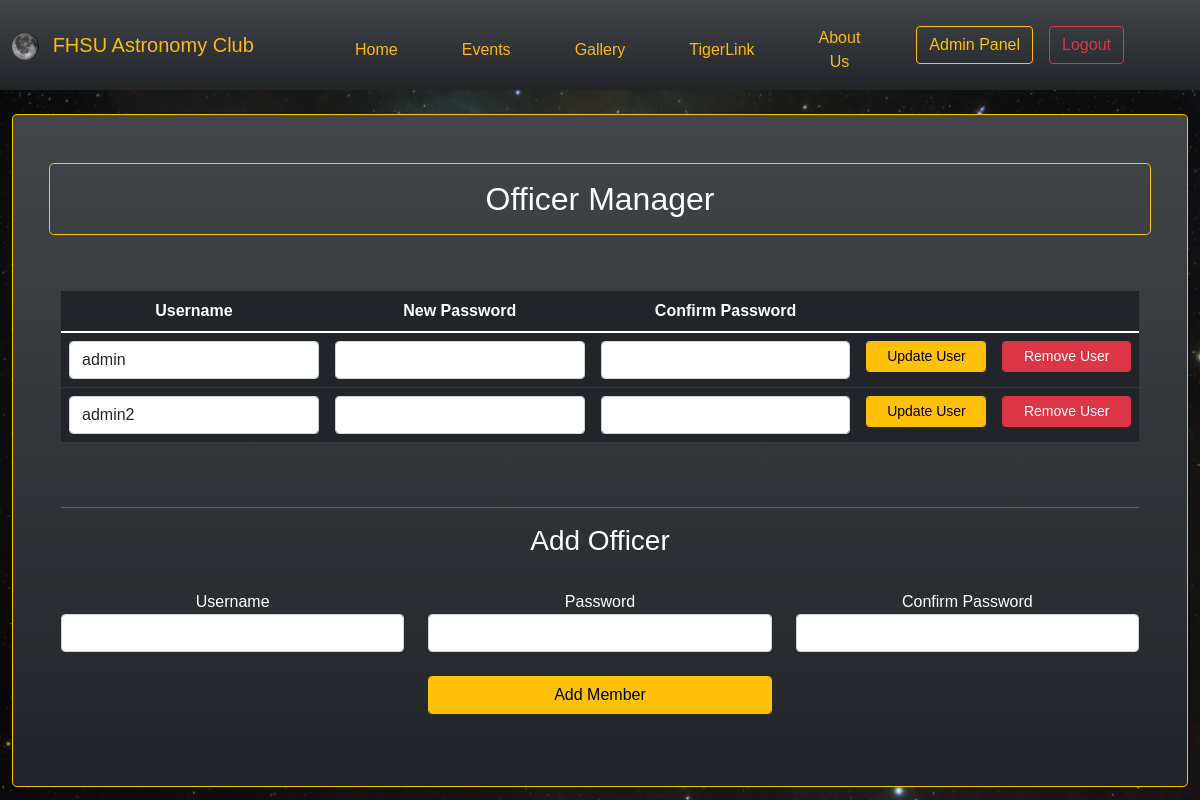
Page /officer_manager (signed in) on the earlier database version.
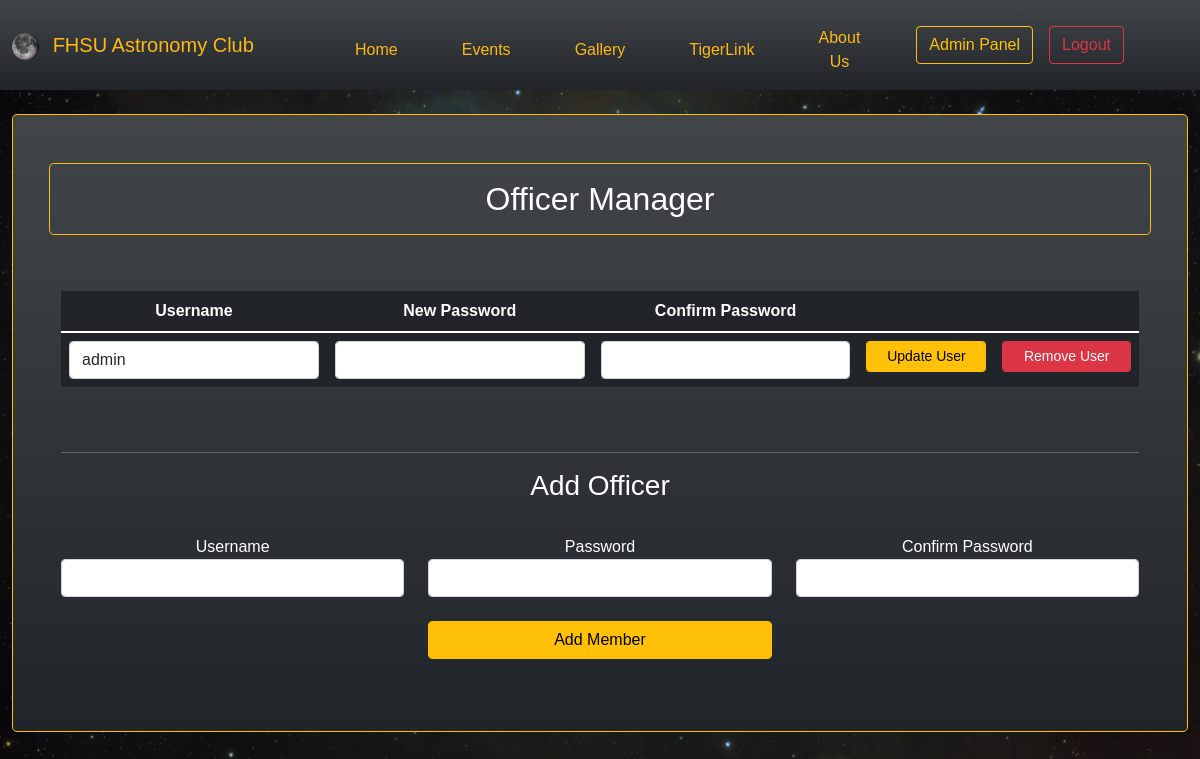
Same page on the later database version.
### tables this page shows
CREATE TABLE officers (
  id integer PRIMARY KEY AUTOINCREMENT,
  username TEXT,
  password TEXT
  );

### app.py (the view)
    @app.route("/officer_manager", methods=['GET', 'POST'])
    def officer_manager():
        add = AddOfficer(request.form)
        edit = EditOfficer(request.form)
        remove = RemoveOfficer(request.form)
        conn = get_db_connection()
        officers = conn.execute("SELECT * FROM officers").fetchall()
        conn.close()
        try:
            if(session['loggedIn'] == False):
                return redirect(url_for('login'))
        except:
            session['loggedIn'] = False
            return redirect(url_for('login'))
        try:
            if request.method == 'POST' and add.add_member.data and add.validate():
                try:
                    username = add.username.data
                    password = bcrypt.hashpw(add.password.data.encode('utf-8'), bcrypt.gensalt())
                    conn = get_db_connection()
                    conn.execute("INSERT INTO officers(username, password) VALUES(?, ?)", (username, password))
                    conn.commit()
                    officers = conn.execute("SELECT * FROM officers").fetchall()
                    conn.close()
                    flash('Officer successfully added!', 'success')
                    return redirect(url_for('officer_manager'))
                except:
                    flash('Officer add failed. Please try again.', 'danger')
                    return render_template('officer_manager.html', officers=officers, add=add, edit=edit, remove=remove)
            elif request.method == 'POST' and edit.update_user.data and edit.validate():
                try:
                    id = edit.id.data
                    username = edit.username.data
                    password = bcrypt.hashpw(edit.password.data.encode('utf-8'), bcrypt.gensalt())
                    conn = get_db_connection()
                    conn.execute('UPDATE officers SET username = ?, password = ? WHERE id = ?', (username, password, id))
                    conn.commit()
                    officers = conn.execute("SELECT * FROM officers").fetchall()
                    conn.close()
                    flash('Officer successfully edited!', 'success')
                    return redirect(url_for('officer_manager'))
                except:
                    flash('Officer edit failed. Please try again.', 'danger')
                    return render_template('officer_manager.html', officers=officers, add=add, edit=edit, remove=remove)
            elif request.method == 'POST' and remove.remove_user.data:
                try:
                    id = remove.id.data
                    conn = get_db_connection()
                    conn.execute('DELETE FROM officers WHERE id = ?', (id,))
                    conn.commit()
                    officers = conn.execute("SELECT * FROM officers").fetchall()
                    conn.close()
                    flash('Officer successfully removed!', 'success')
                    return render_template('officer_manager.html', officers=officers, add=add, edit=edit, remove=remove)
                except:
                    flash('Officer remove failed. Please try again.', 'danger')
                    return render_template('officer_manager.html', officers=officers, add=add, edit=edit, remove=remove)
        except:
            return render_template('officer_manager.html', officers=officers, add=add, edit=edit, remove=remove)
        return render_template('officer_manager.html', officers=officers, add=add, edit=edit, remove=remove)

### app.py
    class AddOfficer(Form):
        username = StringField('Username', [validators.Length(min=1, max=30)])
        password = PasswordField('Password', [
                validators.DataRequired(),
                validators.EqualTo('confirm', message='Passwords do not match.')
            ])
        confirm = PasswordField('Confirm Password')
        add_member = SubmitField()

    class EditOfficer(Form):
        id = HiddenField("ID")
        username = StringField('Username', [validators.Length(min=1, max=30)])
        password = PasswordField('Password', [
                validators.DataRequired(),
                validators.EqualTo('confirm', message='Passwords do not match.')
            ])
        confirm = PasswordField('Confirm Password')
        update_user = SubmitField()

### templates/officer_manager.html (shortened to what this page needs)
{% extends 'base.html' %}
{% block content %}
<div class="container-fluid">
    <div class="p-5 bg-dark bg-gradient border border-warning rounded-3 text-center text-white mb-5">
        <div class="row mb-5">
            <h2 class="border border-warning rounded-3 p-3">Officer Manager</h2>
        </div>
        <div class="table-responsive mb-5">
            {% from "_formhelpers2.html" import render_field2 %}
            <table class="table table-dark">
                <thead>
                    <th scope="col">Username</th>
                    <th scope="col">New Password</th>
                    <th scope="col">Confirm Password</th>
                    <th scope="col"></th>
                    <th scope="col"></th>
                </thead>
                <tbody>
                    {% for officer in officers %}
                        <form method="post" id="officer-{{officer[0]}}">
                            <tr class="mt-2">
                                <td>
                                    <div class="form-group">
                                        {{ render_field2(edit.username, class_="form-control", value=officer[1]) }}
                                    </div>
                                </td>
                                <td>
                                    <div class="form-group">
                                        {{ render_field2(edit.password, class_="form-control", value=officer[2]) }}
                                    </div>
                                </td>
                                <td>
                                    <div class="form-group">
                                        {{ render_field2(edit.confirm, class_="form-control", value=officer[2]) }}
                                    </div>
                                </td>
                                <td>
                                    <div class="form-group">
                                        {{ render_field2(edit.update_user, class_="form-control btn btn-sm btn-warning") }}
                                    </div>
                                </td>
                        </form>
                        <form method="post">
                                <td>
                                    <div class="form-group">
                                        {{ render_field2(remove.remove_user, class_="form-control btn btn-sm btn-danger") }}
                                    </div>
                                </td>
                        </form>
                    {% endfor %}
                </tbody>
            </table>
        </div>
        <hr>
        {% from "_formhelpers.html" import render_field %}
        <div class="row mb-4">
            <h3>Add Officer</h3>
        </div>
        <form method="post">
            <div class="row mb-4">
                <div class="col">
                    <div class="form-group">
                        {{ render_field(add.username, class_="form-control") }}
                    </div>
                </div>
                <div class="col">
                    <div class="form-group">
                        {{ render_field(add.password, class_="form-control") }}
                    </div>
                </div>
                <div class="col">
                    <div class="form-group">
                        {{ render_field(add.confirm, class_="form-control") }}
                    </div>
                </div>
            </div>
            <div class="row mb-4">
                <div class="col-4 offset-4">
                    <div class="form-group">
                        {{ render_field2(add.add_member, class_="form-control btn btn-warning") }}
                    </div>
                </div>
            </div>
        </form>
    </div>
</div>
{% endblock %}

### templates/base.html (shortened to what this page needs)
<!DOCTYPE html>
<html lang="en">
<head>
    <link rel="stylesheet" href="{{ url_for('static', filename='css/bootstrap.min.css') }}">
    <link rel="stylesheet" href="https://cdn.jsdelivr.net/npm/bootstrap-icons@1.8.1/font/bootstrap-icons.css">
    <link rel="stylesheet" href="{{ url_for('static', filename='css/main.css') }}">
    <link href="{{ url_for('static', filename='fullcalendar/packages/core/main.css') }}" rel='stylesheet'>
    <link href="{{ url_for('static', filename='fullcalendar/packages/daygrid/main.css') }}" rel='stylesheet'>
</head>
<body>
    <header>
        <nav class="navbar navbar-dark navbar-expand-md bg-dark bg-gradient">
            <div class="container-fluid">
                <a href="{{ url_for('index') }}" class="navbar-brand text-gold">
                    <img src="{{ url_for('static', filename='imgs/moonlogo.gif') }}" alt="Spinning Moon" class="d-inline-block me-2 logo align-middle">
                    <span class="tiger-gold d-none d-lg-inline">FHSU Astronomy Club</span>
                </a>
                <div class="collapse navbar-collapse flex-column flex-lg-row justify-content-center justify-content-lg-between" id="navbarContent">
                        <ul class="navbar-nav mb-2 mb-lg-0 text-center">
                            <li class="nav-item me-lg-5">
                                <div></div>
                                <a href="{{ url_for('index') }}" class="nav-link">Home</a>
                            </li>
                            <li class="nav-item me-lg-5">
                                <div></div>
                                <a href="{{ url_for('events') }}" class="nav-link">Events</a>
                            </li>
                            <li class="nav-item me-lg-5">
                                <div></div>
                                <a href="{{ url_for('gallery') }}" class="nav-link">Gallery</a>
                            </li>
                            <li class="nav-item me-lg-5">
                                <div></div>
                                <a href="https://tigerlink.fhsu.edu/organization/astronomyclub" target="_blank" class="nav-link">TigerLink</a>
                            </li>
                            <li class="nav-item me-lg-5">
                                <div></div>
                                <a href="{{ url_for('aboutus') }}" class="nav-link">About Us</a>
                            </li>
                        </ul>
                        {% if session['loggedIn'] %}
                        <div class="nav-item me-lg-5 text-center flex-row">
                            <a href="{{ url_for('admin') }}" class="navbar-brand">
                                <button type="button" class="btn btn-outline-warning">Admin Panel</button>
                            </a>
                            <a href="{{ url_for('logout') }}" class="navbar-brand">
                                <button type="button" class="btn btn-outline-danger">Logout</button>
                            </a>
                        </div>
                        {% else %}
                        <div class="nav-item me-lg-5 text-center">
                            <a href="{{ url_for('login') }}" class="navbar-brand">
                                <button type="button" class="btn btn-outline-warning">Admin Login</button>
                            </a>
                        </div>
                        {% endif %}
                </div>
            </div>
        </nav>
        <br>
    </header>
    <main>
        {% block content %}
        {% endblock %}
    </main>
</body>
</html>

### templates/_formhelpers2.html (shortened to what this page needs)
{% macro render_field2(field) %}
    {{field(**kwargs)|safe}}
{% endmacro %}

### templates/_formhelpers.html (shortened to what this page needs)
{% macro render_field(field) %}
    {{field.label}}
    {{field(**kwargs)|safe}}
{% endmacro %}

### static/css/main.css (style rules this page uses)
* { padding: 0; margin: 0; box-sizing: border-box; font-family: Helvetica, Arial, sans-serif; }
body { background-image: url('../imgs/space.jpg'); background-size: cover; background-repeat: no-repeat; min-height: 100vh; }
.logo { width: 10%; height: auto; }
nav a, #navbarContent a, .tiger-gold { color: #FDB913; }
.nav-item { display: flex; flex-direction: column; justify-content: center; align-items: center; }
.nav-item a { transition: all 0.5s ease; }
.nav-item div { height: 5px; width: 5px; background: transparent; border-radius: 50%; margin-bottom: 5px; }

Differences in the rows shown:
removed officers: username "admin2"
